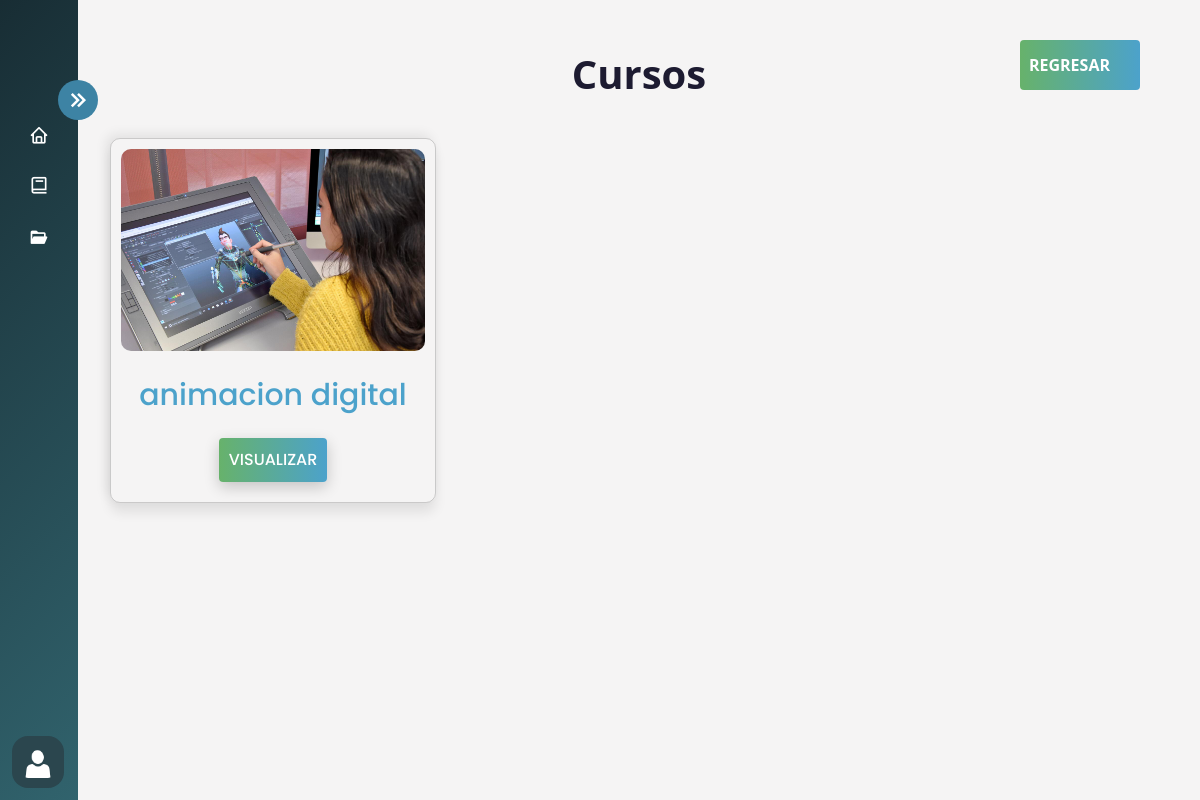
Before: /usuario/Cursos_Usuarios/ (signed in) with the older database file.
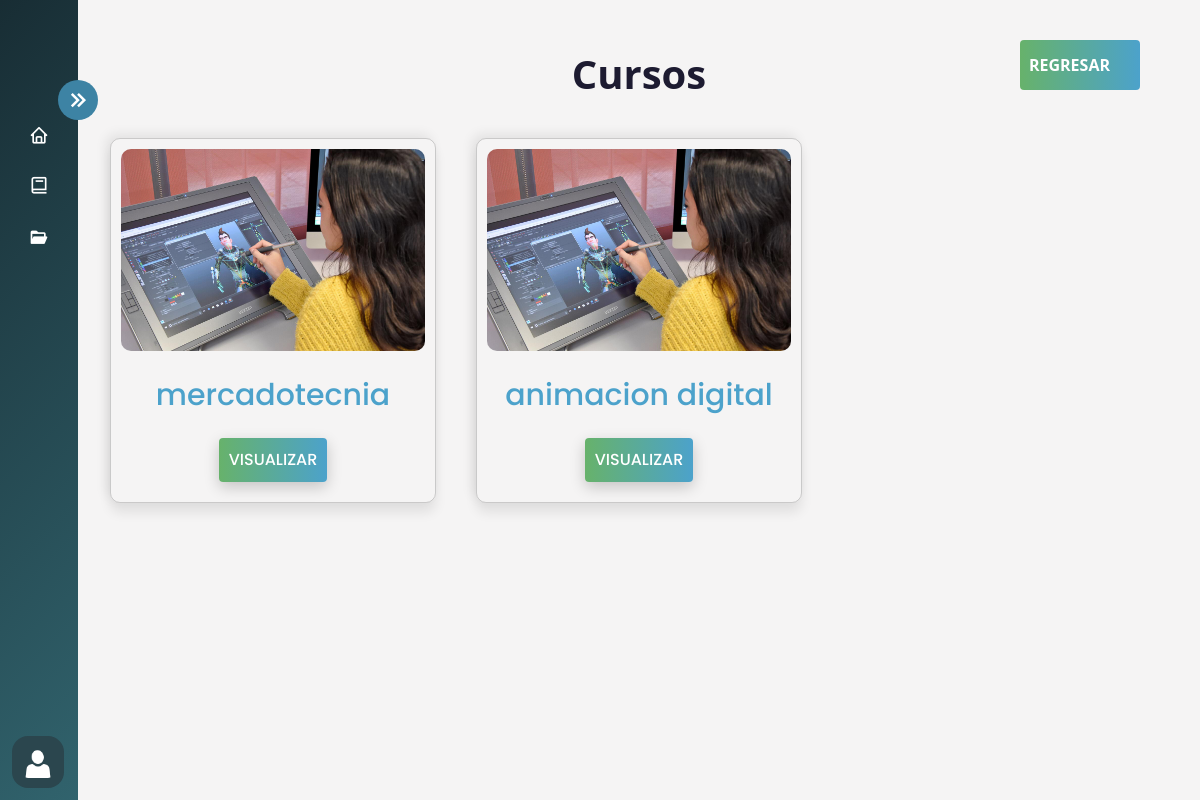
After: the same page with the newer database file.
### AppCursos/models.py (models this page shows, shortened)
class Cursos(models.Model):
     nombre_curso=models.CharField(max_length=100)
     descripcion_curso = models.CharField(max_length=500)
     estado_curso= models.BooleanField(default=False)
     duracion_curso = models.IntegerField(blank=True, null=True)
     iconoCurso = models.ImageField(upload_to='IconosCurso', null=True,blank=True)
     id_cargo=models.ForeignKey(Cargo, on_delete=models.CASCADE,null=True)
     class Meta:
          verbose_name_plural = 'Cursos'

### AppUsuarios/views.py (the view)
# urls.py: path('Cursos_Usuarios/', login_required(views.Cursos_Usuarios), name='Cursos_Usuarios'),
def Cursos_Usuarios(request):
        listaCursos= Cursos.objects.filter(estado_curso=True).values('nombre_curso','id')
        user_id=request.user.id
        listaUsuarioCargo=Usuario_Cargo.objects.filter(id_usuario=user_id).values('id_cargo')
        listacursos= Cursos.objects.filter(id_cargo__in=listaUsuarioCargo, estado_curso=True).values('nombre_curso','id')
        return render (request,'Templates_Usuarios/Cursos/Cursos_Usuarios.html',{'listacursos':listacursos})

### AppCursos/context_processors.py (called while the page is built)
def group_name(request):
    group_name = None
    if request.user.is_authenticated:
        group = Group.objects.filter(user=request.user).first()
        if group:
            group_name = group.name
    return {'group_name': group_name}

### Templates/Templates_Usuarios/Cursos/Cursos_Usuarios.html (shortened to what this page needs)
{% extends 'Layout/Base.html' %}
{% load static %}
{% block content %}
<link rel="stylesheet" href="{% static 'Css/Cursos_Usuarios.css' %}">
<div class="home_content">
    <div class="text">
        <br>
        <h1 style="text-align: center;"> Cursos </h1>
        <div class="caja-container">
            {% for curso in listacursos %}
            <div class="flex-container">
                <div class="flex-items">
                    <div class="card">
                        <div class="card-image-container">
                            <img src="{% static 'img/iconos/animacion-degital_1.jpg' %}" alt="Icono del Curso">
                        </div>
                        <p class="card-title">{{ curso.nombre_curso }}</p>
                        <form method="post" action="{% url 'Modulos_Usuarios' %}">
                            <div class="card-btn">
                              <div class="button-box">
									<button class="subir" type="submit"><span>Visualizar </span></button>
								</div>
                            </div>
                        </form>
                    </div>
                </div>
            </div>
            {% endfor %}
        </div>
    </div>
</div>
<a href="{% url 'gestion_MaterialApoyo' %}" id="back2">
        <button class="back">
            <span>
                Regresar
            </span>
        </button>
</a>
{% endblock %}

### Templates/Layout/Base.html (shortened to what this page needs)
{% load static %}
<!DOCTYPE html>
<html lang="en">
<head>
    <link rel="stylesheet" href="{% static 'img/iconos/Cyres.ico' %}">
    <link rel="stylesheet" href="{% static 'Css/Estilo.css' %}">
    <link href='https://unpkg.com/boxicons@2.1.4/css/boxicons.min.css' rel='stylesheet'>
    <link rel="stylesheet" href="https://cdn.jsdelivr.net/npm/bootstrap@5.3.0-alpha3/dist/css/bootstrap.min.css">
</head>
<body>
    {% include 'includes/nav.html' %}
    <main>
        {% block content %}{% endblock %}
    </main>
</body>
</html>

### Templates/includes/nav.html (shortened to what this page needs)
{% load static %}
<body>
    <div class="sidebar
    {% if user.is_authenticated %}
        {% if group_name == 'usuarios' %}
            sidebar-usuarios
        {% elif group_name == 'administrativos' %}
            sidebar-administrativos
        {% else %}
            sidebar
        {% endif %}
    {% else %}
        sidebar
    {% endif %}">
    <div class="logo_content">
            <i class='bx bx-chevrons-left toggle'></i>
        </div>
        <ul class="nav-links">
            <li>
                <a href="{% url 'home' %}">
                    <i class='bx bx-home'></i>
                </a>
            </li>
                {% if group_name == 'usuarios' %}
                <li>
                    <a href="{% url 'Cursos_Usuarios' %}">
                        <i class='bx bx-book '></i>
                    </a>
                </li>
                <li>
                    <a href="{% url 'Material_Usuarios' %}">
                        <i class='bx bxs-folder-open'></i>
                    </a>
                </li>
                <li>
                    <div class="profile-details">
                        <div class="profile-content">
                            <img src="{% static 'img/user.png' %}" alt="">
                        </div>
                    </div>
                </li>
                {% endif %}
        </ul>
    </div>
</body>
</html>

### static/Css/Estilo.css (style rules this page uses)
body { overflow-x: hidden; }
* { margin: 0; padding: 0; box-sizing: border-box; }
.sidebar { position: fixed; top: 0; left: 0; height: 100%; width: 260px; background-image: linear-gradient(135deg, #182d34 0%, #31636d 100%); z-index: 1; transition: all 0.5s ease; }
.sidebar.close { width: 78px; padding: 80px 0 150px 0; }
.sidebar .nav-links { height: 100%; padding: 30px 0 150px 0; overflow: auto; }
.sidebar.close .nav-links { overflow: visible; }
.sidebar .nav-links li { position: relative; list-style: none; transition: all 0.4s ease; }
.sidebar .nav-links li i { height: 50px; min-width: 78px; text-align: center; line-height: 50px; color: #fff; font-size: 20px; cursor: pointer; transition: all 0.3s ease; }
.sidebar .nav-links li a { display: flex; align-items: center; text-decoration: none; }
.sidebar .profile-details { position: fixed; bottom: 0; width: 260px; display: flex; align-items: center; justify-content: space between; background: #2b464e; padding: 12px 0; transition: all 0.5s ease; }
.sidebar.close .profile-details { background: none; }
.sidebar.close .profile-details { width: 78px; }
.sidebar .profile-details .profile-content { display: flex; align-items: center; }
.sidebar .profile-details img { height: 52px; width: 52px; object-fit: cover; border-radius: 16px; margin: 0 14px 0 12px; background: #2b464e; transition: all 0.5s ease; }
.sidebar.close .profile-details img { padding: 10px; }
.sidebar .toggle { position: absolute; top: 10%; right: -20px; transform: translateY(-10%); height: 40px; width: 40px; background: #3d83a4; display: flex; align-items: center; justify-content: center; border-radius: 50%; font-size: 30px; cursor: pointer; color: #fff; }
.toggle { transition: transform 0.5s; }
.toggle.close { transform: rotate(180deg); }

### static/Css/Cursos_Usuarios.css (style rules this page uses)
body { margin: 0; padding: 0; box-sizing: border-box; background-color: #f2f0f0b4; overflow-y: scroll; }
.home_content { position: absolute; height: 100%; width: calc(100% - 78px); left: 78px; transition: all 0.5s ease; }
.home_content .text { font-size: 25px; font-weight: 500; color: #1d1b31; margin: 12px; }
.caja-container { display: grid; grid-template-columns: repeat(3, 1fr); gap: 40px; max-width: 1100px; margin: 20px auto; padding: 20px; }
.back { display: inline-flex; align-items: center; position: fixed; top: 5%; right: 5%; width: 10vw; height: 50px; font-size: 16px; font-weight: bold; cursor: pointer; transition: all 0.3s ease; border-radius: 4px; background: linear-gradient(to right, #67b26b, #4ca2cb); color: #fff; padding: 10px; text-transform: uppercase; font-size: 16px; border: none; }
.back span { transition: .4s ease-in-out all; position: absolute; right: 25%; }
h1 { animation: h1 0.4s linear both; font-weight: 700; }
.card { display: flex; flex-direction: column; width: auto; height: auto !important; background-color: var(--white); border-radius: 10px; box-shadow: 0px 10px 12px rgba(0, 0, 0, 0.08), -4px -4px 12px rgba(0, 0, 0, 0.08); overflow: hidden; transition: all 0.3s; cursor: pointer; box-sizing: border-box; padding: 10px; }
.card-image-container img { width: 100%; height: 100%; object-fit: cover; }
.card-image-container { width: 100%; height: 64%; border-radius: 10px; margin-bottom: 12px; overflow: hidden; background-color: rgb(165, 165, 165); display: flex; align-items: center; justify-content: center; }
.card-title { margin: 10px; font-size: 30px; font-family: 'Poppins', sans-serif; font-weight: 500; color: #4ca2cb; cursor: default; -webkit-box-orient: vertical; overflow: hidden; display: -webkit-box; line-clamp: 1; text-align: center; }
.subir { border-radius: 4px; background: linear-gradient(to right, #67b26b, #4ca2cb); color: #fff; padding: 10px; text-transform: uppercase; font-size: 16px; transition: all 0.3s ease; cursor: pointer; width: auto; border: none; outline: none; box-shadow: 0 5px 15px rgba(0, 0, 0, 0.2); font-family: 'Poppins', sans-serif; font-weight: 500; display: flex; align-items: center; margin:10px auto; }
.subir span { position: relative; transition: 400ms; }
.subir span::after { content: '\00bb'; position: absolute; opacity: 0; top: 0; right: -20px; transition: 500ms; }
.card { animation: card 0.5s; }

Changed rows visible on the page:
now on this page (row edited): Cursos: nombre_curso "mercadotecnia"
